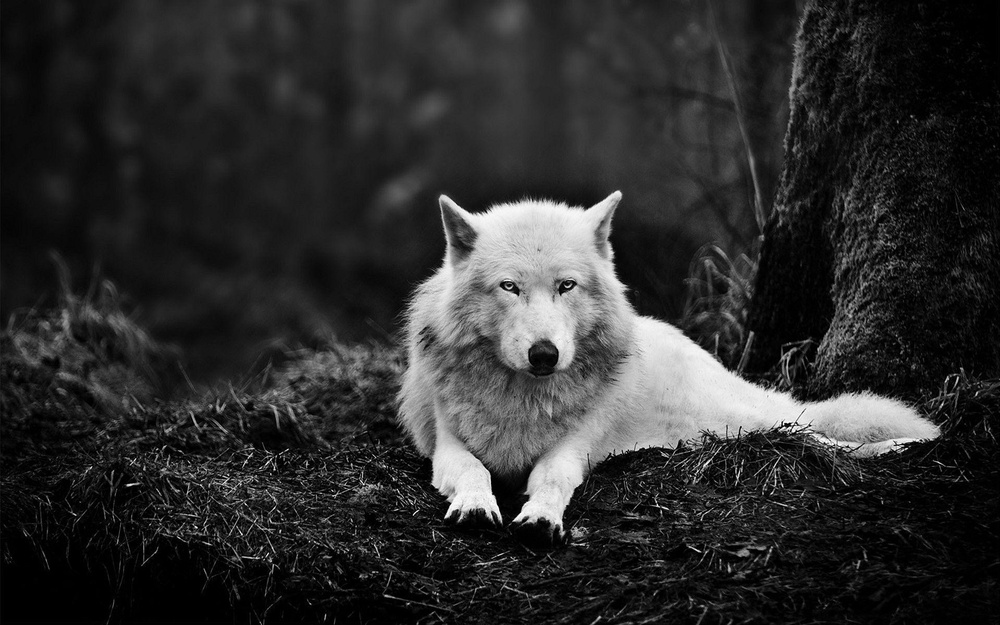
#> input picture assignment-27/Object Detection Ex/Input/wolf.jpg, 1000 x 625 px, shrunk from 1919 x 1199 before the run
$ jupyter execute Wolf.ipynb
#> lines starting #> are read from the running program, lines starting #| are printed output that depends on the picture; after the words box and inside, x2 and y2 are one past the last pixel; in counts of white or black regions, pixels touching at a corner belong together
[cell 1]
import cv2
import matplotlib.pyplot as plt

[cell 2]
org_img = cv2.imread( "Input/wolf.jpg" , cv2.IMREAD_GRAYSCALE)
#> org_img is the input picture: shape (625, 1000); min 0, max 255, mean 45.4
_ , img = cv2.threshold(org_img , 120 , 255 , cv2.THRESH_BINARY)
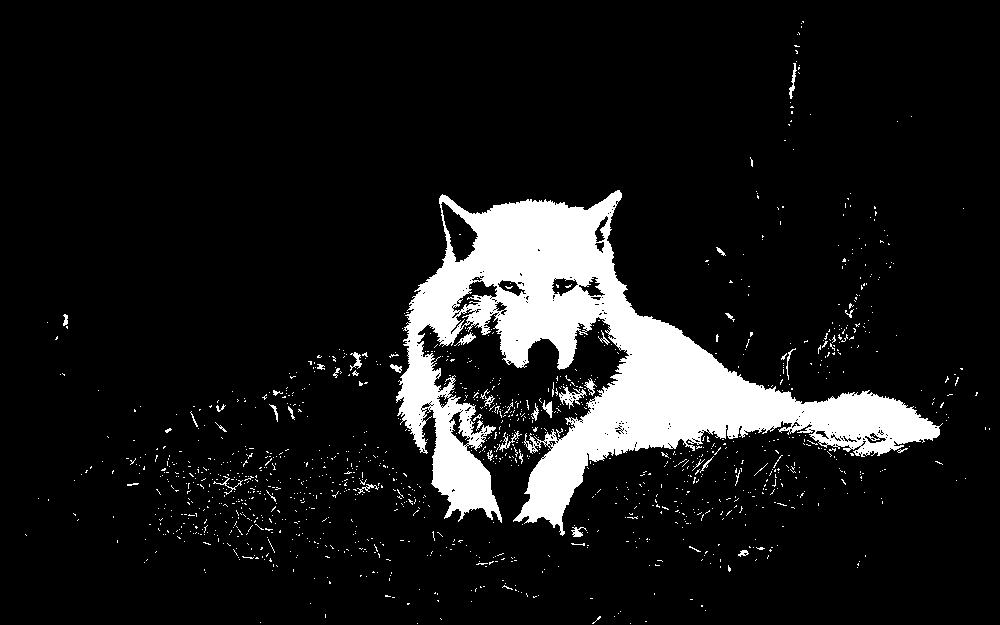
#> img: shape (625, 1000); 10.2% white; 1299 white regions (1255 under 20 px)

[cell 3]
plt.imshow(img, cmap = "gray")

[cell 4]
# img = 255 - img
plt.imshow(img, cmap = "gray")
img_result = img.copy()

[cell 5]
contours , _ = cv2.findContours(img_result, cv2.RETR_EXTERNAL, cv2.CHAIN_APPROX_NONE)
#> contours = 1288 contours, 1268 with area under 20; largest, box (x1, y1, x2, y2) and area: (396, 190, 943, 536) 60147, (559, 386, 587, 409) 192, (454, 332, 476, 346) 78, (542, 400, 553, 418) 68, (584, 378, 597, 396) 66

for c in contours:
    if len(c) > 200:
        x, y, w, h = cv2.boundingRect(c)
        cv2.rectangle(org_img, (x,y) , (x+w,y+h), (127,127,127), 4)
        plt.imshow(org_img, cmap = "gray")
#> this loop made 1288 passes
#> (x, y, w, h) on pass 1265: (396, 190, 547, 346)
#> c on passes 1 to 6: [[630, 623]], [[417, 623]], [[260, 622]], [[645, 621], [646, 621]], [[440, 618], [441, 619]], [[614, 616]]
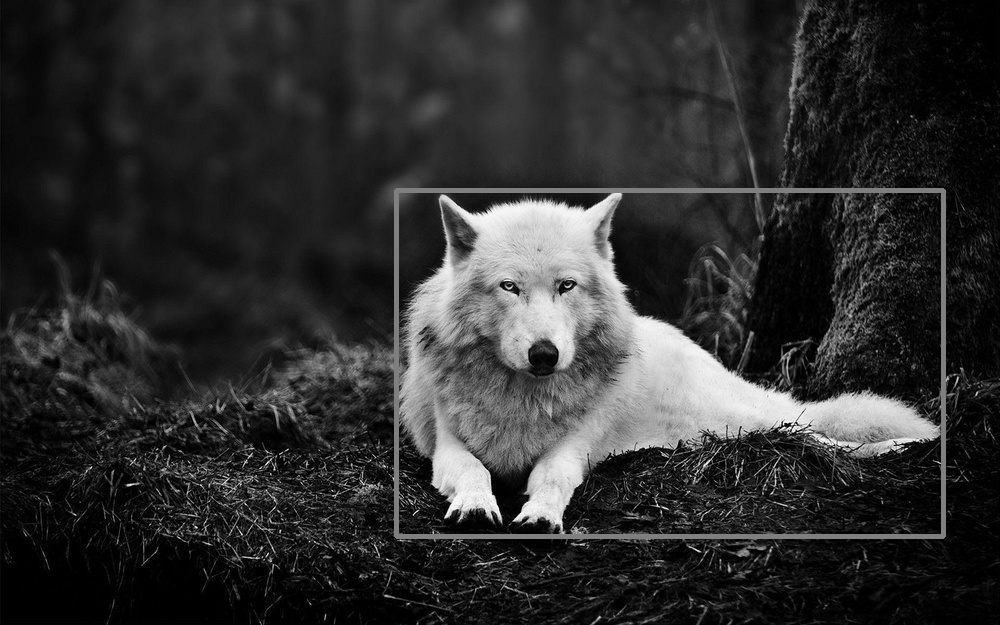
#> org_img: shape (625, 1000); 1.43% of pixels changed, all inside (x1, y1, x2, y2) = (394, 188, 946, 539)
